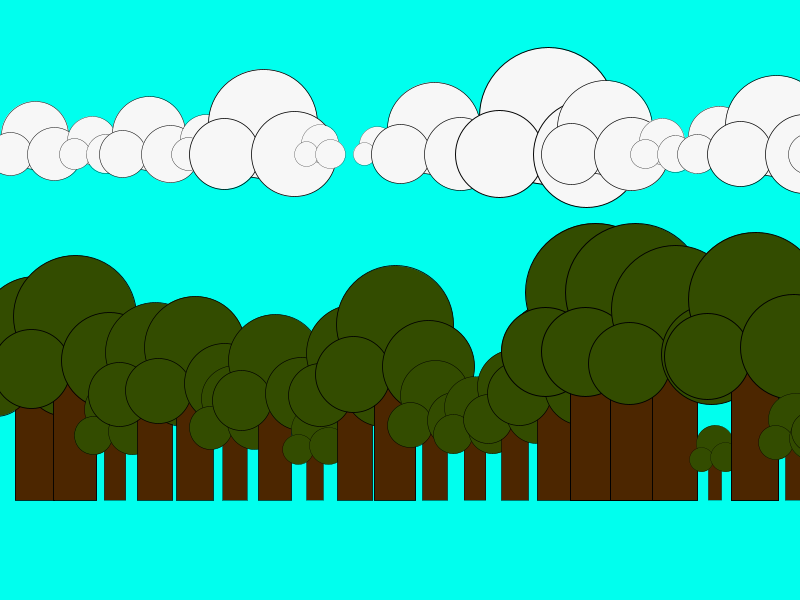
Frame 1 (no input)
Frame 60 (the mouse pressed at the canvas centre just before this capture): identical to frame 1, image omitted
Frame 120 (the mouse held since frame 60 and released just before this capture): identical to frame 1, image omitted

The Processing sketch that drew this single still picture (run headless with seeded random() and noise(); from frame 60 on, the mouse is pressed at the canvas centre):

// Processing sketch: FV_Assignment_9
// ── FV_Assignment_9.pde
// Getting Started with Processing
// Example 9-7: Owls of Different Sizes
// Controls: ...

void setup() {
  size (800, 600);
  colorMode(HSB, 360, 100, 100, 100);
}


void draw() {
  background(176, 204, 226);
  randomSeed(0); 
  for (int i = 35; i < width + 40; i += 40) {
    float scalar = random(0.25, 1.0);
    tree(i, 500, scalar);
  }
  
    for (int i = 35; i < width + 40; i += 57) {
    float scalar = random(0.25, 1.0);
    cloud(i, 154, scalar);
  }
}

void tree(int x, int y, float s) {
  pushMatrix();
  translate(x, y);
  scale(s);
  fill(30, 100, 30);
  rectMode(CENTER);
  rect(0, -100, 50, 200);
  fill(80, 100, 30);
  ellipse(0, -210, 140, 140);
  ellipse(-50, -150, 90, 90);
  ellipse(40, -160, 110, 110);
  popMatrix();
}

void cloud(int x, int y, float s) {
  pushMatrix();
  translate(x, y);
  scale(s);
  fill(79, 0, 97);
  ellipse(0, -39, 140, 140);
  ellipse(-50, 0, 90, 90);
  ellipse(40, 0, 110, 110);
  popMatrix();
}
